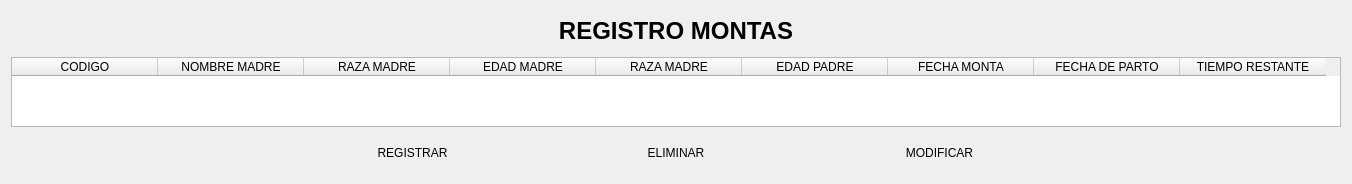
      <widget class="QWidget" name="tab_9">
       <attribute name="icon">
        <iconset resource="fondo.qrc">
         <normaloff>:/iconos/Imagenes/calvesSoloOff.png</normaloff>
         <normalon>:/iconos/Imagenes/calvesSolo.png</normalon>
         <selectedon>:/iconos/Imagenes/calvesSolo.png</selectedon>:/iconos/Imagenes/calvesSoloOff.png</iconset>
       </attribute>
       <attribute name="title">
        <string>MONTA</string>
       </attribute>
       <layout class="QVBoxLayout" name="verticalLayout_5">
        <item>
         <widget class="QLabel" name="label_4">
          <property name="minimumSize">
           <size>
            <width>0</width>
            <height>40</height>
           </size>
          </property>
          <property name="maximumSize">
           <size>
            <width>16777215</width>
            <height>40</height>
           </size>
          </property>
          <property name="text">
           <string>&lt;html&gt;&lt;head/&gt;&lt;body&gt;&lt;p align=&quot;center&quot;&gt;&lt;span style=&quot; font-size:18pt; font-weight:600;&quot;&gt;REGISTRO MONTAS&lt;/span&gt;&lt;/p&gt;&lt;/body&gt;&lt;/html&gt;</string>
          </property>
         </widget>
        </item>
        <item>
         <widget class="QTableWidget" name="tableWidget">
          <property name="sizePolicy">
           <sizepolicy hsizetype="Expanding" vsizetype="Expanding">
            <horstretch>0</horstretch>
            <verstretch>0</verstretch>
           </sizepolicy>
          </property>
          <property name="minimumSize">
           <size>
            <width>0</width>
            <height>40</height>
           </size>
          </property>
          <property name="maximumSize">
           <size>
            <width>16777215</width>
            <height>768</height>
           </size>
          </property>
          <property name="styleSheet">
           <string notr="true">QTableWidget{
background:rgba(47, 53, 66, .7);}</string>
          </property>
          <property name="sizeAdjustPolicy">
           <enum>QAbstractScrollArea::AdjustToContents</enum>
          </property>
          <property name="editTriggers">
           <set>QAbstractItemView::NoEditTriggers</set>
          </property>
          <property name="defaultDropAction">
           <enum>Qt::CopyAction</enum>
          </property>
          <property name="alternatingRowColors">
           <bool>false</bool>
          </property>
          <property name="selectionMode">
           <enum>QAbstractItemView::SingleSelection</enum>
          </property>
          <property name="selectionBehavior">
           <enum>QAbstractItemView::SelectRows</enum>
          </property>
          <property name="gridStyle">
           <enum>Qt::DotLine</enum>
          </property>
          <property name="rowCount">
           <number>0</number>
          </property>
          <attribute name="horizontalHeaderDefaultSectionSize">
           <number>146</number>
          </attribute>
          <column>
           <property name="text">
            <string>CODIGO</string>
           </property>
          </column>
          <column>
           <property name="text">
            <string>NOMBRE MADRE</string>
           </property>
          </column>
          <column>
           <property name="text">
            <string>RAZA MADRE</string>
           </property>
          </column>
          <column>
           <property name="text">
            <string>EDAD MADRE</string>
           </property>
          </column>
          <column>
           <property name="text">
            <string>RAZA MADRE</string>
           </property>
          </column>
          <column>
           <property name="text">
            <string>EDAD PADRE</string>
           </property>
          </column>
          <column>
           <property name="text">
            <string>FECHA MONTA</string>
           </property>
          </column>
          <column>
           <property name="text">
            <string>FECHA DE PARTO</string>
           </property>
          </column>
          <column>
           <property name="text">
            <string>TIEMPO RESTANTE</string>
           </property>
          </column>
         </widget>
        </item>
        <item>
         <widget class="QFrame" name="frame_11">
          <property name="minimumSize">
           <size>
            <width>20</width>
            <height>40</height>
           </size>
          </property>
          <property name="styleSheet">
           <string notr="true">border:none;</string>
          </property>
          <property name="frameShape">
           <enum>QFrame::StyledPanel</enum>
          </property>
          <property name="frameShadow">
           <enum>QFrame::Raised</enum>
          </property>
          <layout class="QHBoxLayout" name="horizontalLayout">
           <item>
            <widget class="QFrame" name="frame_13">
             <property name="styleSheet">
              <string notr="true">background:transparent;
border:none;</string>
             </property>
             <property name="frameShape">
              <enum>QFrame::StyledPanel</enum>
             </property>
             <property name="frameShadow">
              <enum>QFrame::Raised</enum>
             </property>
            </widget>
           </item>
           <item>
            <widget class="QPushButton" name="pushButton_2">
             <property name="cursor">
              <cursorShape>PointingHandCursor</cursorShape>
             </property>
             <property name="text">
              <string>REGISTRAR</string>
             </property>
            </widget>
           </item>
           <item>
            <widget class="QPushButton" name="pushButton_4">
             <property name="cursor">
              <cursorShape>PointingHandCursor</cursorShape>
             </property>
             <property name="text">
              <string>ELIMINAR</string>
             </property>
            </widget>
           </item>
           <item>
            <widget class="QPushButton" name="pushButton_3">
             <property name="cursor">
              <cursorShape>PointingHandCursor</cursorShape>
             </property>
             <property name="text">
              <string>MODIFICAR</string>
             </property>
            </widget>
           </item>
           <item>
            <widget class="QFrame" name="frame_12">
             <property name="styleSheet">
              <string notr="true">background:transparent;
border:none;</string>
             </property>
             <property name="frameShape">
              <enum>QFrame::StyledPanel</enum>
             </property>
             <property name="frameShadow">
              <enum>QFrame::Raised</enum>
             </property>
            </widget>
           </item>
          </layout>
         </widget>
        </item>
       </layout>
      </widget>
